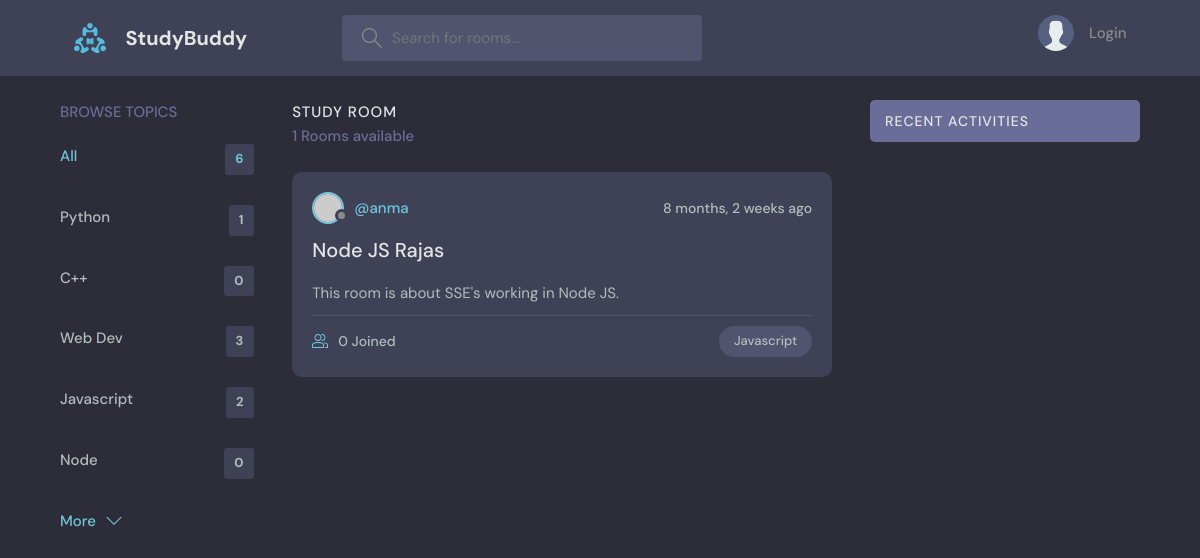
Page /?q=Node on the committed database.
### TestApp/models.py (models this page shows, shortened)
class Topic(models.Model):
    name=models.CharField(max_length=255)
    def __str__(self):
        return self.name

class Room(models.Model):
    topic=models.ForeignKey(Topic,on_delete=models.SET_NULL ,null=True)
    host=models.ForeignKey(User,on_delete=models.SET_NULL, null=True)
    participants=models.ManyToManyField(User,related_name='participants',blank=True)
    name=models.CharField(max_length=255)
    description=models.TextField(null=True, blank=True)
    updated_on=models.DateTimeField(auto_now=True)
    created_on=models.DateTimeField(auto_now_add=True)
    class Meta:
        ordering=['-updated_on','-created_on']

### TestApp/views.py (the view)
# urls.py: path('', views.home,name='home'),
def home(request):
    q=request.GET.get('q') if request.GET.get('q') != None else ''
    rooms=Room.objects.filter(
        Q(topic__name__icontains=q) |
        Q(name__icontains=q) |
        Q(description__icontains=q)
    )
    room_messages=Message.objects.filter(
        Q(room__topic__name__icontains=q)
    )
    topics=Topic.objects.all()
    total_rooms=Room.objects.all().count()
    context={'rooms':rooms,'topics':topics, 'room_messages':room_messages,'total_rooms':total_rooms}
    return render(request,'TestApp/HomePage.html',context=context)

### TestApp/templates/TestApp/HomePage.html (shortened to what this page needs)
{% extends 'Main.html' %} {% block content %}
<main class="layout layout--3">
    <div class="container">
        {% include 'TestApp/topic_component.html' %}
        <div class="roomList">
            <div class="roomList__header">
                <div>
                    <h2>Study Room</h2>
                    <p>{{rooms.count}} Rooms available</p>
                </div>
            </div>
            {% include 'TestApp/feed_component.html' %}
        </div>
        {% include 'TestApp/activity_component.html' %}
    </div>
</main>
{% endblock content %}

### TestApp/templates/TestApp/topic_component.html
<div class="topics">
    <div class="topics__header">
        <h2>Browse Topics</h2>
    </div>
    <ul class="topics__list">
        <li>
            <a href="{% url 'home' %}" class="active">All <span>{{total_rooms}}</span></a>
        </li>
        {% for topic in topics %}
        <li>
            <a href="{% url 'home' %}?q={{topic.name}}">{{topic.name}} <span>{{topic.room_set.all.count}} </span></a>
        </li>
        {% endfor %}
    </ul>
    <a class="btn btn--link" href="topics.html">
        More
        <svg version="1.1" xmlns="http://www.w3.org/2000/svg" width="32" height="32" viewBox="0 0 32 32">
            <title>chevron-down</title>
            <path d="M16 21l-13-13h-3l16 16 16-16h-3l-13 13z"></path>
        </svg>
    </a>
</div>

### TestApp/templates/TestApp/feed_component.html (shortened to what this page needs)
{% for room in rooms %}
<div class="roomListRoom">
    <div class="roomListRoom__header">
        <a href="{% url 'user-profile' room.host.id %}" class="roomListRoom__author">
            <div class="avatar avatar--small">
                <img src="https://randomuser.me/api/portraits/women/11.jpg" />
            </div>
            <span>@{{room.host}}</span>
        </a>
        <div class="roomListRoom__actions">
            <span>{{room.created_on | timesince}} ago</span>
        </div>
    </div>
    <div class="roomListRoom__content">
        <a href="{% url 'room' room.id %}">{{room.name}}</a>
        <p>{{room.description}}</p>
    </div>
    <div class="roomListRoom__meta">
        <a href="{% url 'room' room.id %}" class="roomListRoom__joined">
            {{room.participants.count}} Joined
        </a>
        <p class="roomListRoom__topic">{{room.topic}}</p>
    </div>
</div>
{% endfor %}

### static/styles/style.css (style rules this page uses)
:root { --color-main: #71c6dd; --color-main-light: #e1f6fb; --color-dark: #3f4156; --color-dark-medium: #51546e; --color-dark-light: #696d97; --color-light: #e5e5e5; --color-gray: #8b8b8b; --color-light-gray: #b2bdbd; --color-bg: #2d2d39; --color-success: #5dd693; --color-error: #fc4b0b; }
* { font-family: "DM Sans", -apple-system, BlinkMacSystemFont, "Segoe UI", Roboto, Oxygen, Ubuntu, Cantarell, "Open Sans", "Helvetica Neue", sans-serif; margin: 0; padding: 0; box-sizing: border-box; text-rendering: optimizeLegibility; font-size: inherit; }
html { font-size: 56.25%; }
@media only screen and (min-width: 1200px) { html { font-size: 62.5%; } }
body { line-height: 1.6; font-weight: 400; font-size: 1.5rem; color: var(--color-light-gray); background-color: var(--color-bg); min-height: 100vh; }
img { width: 100%; }
a { display: inline-block; color: var(--color-main); text-decoration: none; }
.container { max-width: 120rem; width: 90%; margin: auto; }
.btn { background-color: transparent; border: none; display: inline-flex; align-items: center; gap: 1rem; cursor: pointer; transition: all ease-in-out 0.3s; padding: 1rem 2rem; border-radius: 5px; box-shadow: 1px 1px 3px 1px rgba(0, 0, 0, 0.15); font-weight: 500; }
.btn--link { border-radius: 0; padding: 0; color: var(--color-main); box-shadow: none; }
.btn > svg { fill: currentColor; width: 1.6rem; height: 1.6rem; }
.avatar { position: relative; display: inline-block; border-radius: 50%; border: 2px solid var(--color-main); }
.avatar img { display: block; border-radius: 50%; object-fit: cover; object-position: center; }
.avatar::after { content: ""; display: block; position: absolute; background-color: var(--color-gray); z-index: 111; border-radius: 50%; border: 0.3rem solid var(--color-dark); }
.avatar.avatar--small img { width: 2.8rem; height: 2.8rem; }
.avatar.avatar--small:after { width: 0.7rem; height: 0.7rem; bottom: 0px; right: -6px; }
.layout { margin-top: 2.4rem; }
.layout > .container { display: flex; justify-content: space-between; align-items: flex-start; }
.layout--3 > .container > div:first-child { flex-basis: 18%; max-width: 22.5rem; }
.layout--3 > .container > div:nth-child(2) { flex-basis: 50%; }
.topics__header { margin-bottom: 2rem; }
.topics__header h2 { text-transform: uppercase; font-weight: 500; color: var(--color-dark-light); }
.topics__list { list-style: none; }
.topics__list li a { display: flex; justify-content: space-between; margin-bottom: 3rem; font-weight: 500; color: var(--color-light-gray); transition: all 0.3s ease-in-out; }
.topics__list li a.active, .topics__list li a:hover { color: var(--color-main); }
.topics__list li a span { padding: 0.5rem 1rem; background-color: var(--color-dark); border-radius: 3px; font-size: 1.3rem; font-weight: 700; letter-spacing: 1px; }
.roomList__header { display: flex; justify-content: space-between; align-items: center; margin-bottom: 2.4rem; }
.roomList__header h2 { text-transform: uppercase; font-weight: 500; color: var(--color-light); letter-spacing: 1px; }
.roomList__header p { font-weight: 500; color: var(--color-dark-light); }
.roomListRoom { margin-bottom: 2.4rem; background-color: var(--color-dark); border-radius: 1rem; padding: 2rem; }
.roomListRoom__header { display: flex; justify-content: space-between; align-items: center; }
.roomListRoom__author { font-weight: 500; display: flex; align-items: center; gap: 1rem; }
.roomListRoom__actions { display: flex; align-items: flex-start; gap: 1rem; position: relative; }
.roomListRoom__actions span { font-size: 1.4rem; font-weight: 500; }
.roomListRoom__content { margin: 1rem 0; }
.roomListRoom__content a { font-size: 2rem; font-weight: 500; margin-bottom: 1.5rem; color: var(--color-light); transition: all 0.3s ease-in-out; }
.roomListRoom__meta { border-top: 1px solid var(--color-dark-medium); padding-top: 1rem; display: flex; align-items: center; justify-content: space-between; }
.roomListRoom__joined { color: var(--color-light-gray); display: flex; align-items: center; gap: 1rem; font-size: 1.4rem; font-weight: 500; }
.roomListRoom__joined svg { fill: var(--color-main); width: 1.6rem; height: 1.6rem; }
.roomListRoom__topic { padding: 5px 1.5rem; background-color: var(--color-dark-medium); border-radius: 5rem; font-weight: 500; font-size: 1.3rem; }

### rows in the picture
Topic: name "Python", room_set.all.count "1"
Topic: name "C++", room_set.all.count "0"
Topic: name "Web Dev", room_set.all.count "3"
Topic: name "Javascript", room_set.all.count "2"
Topic: name "Node", room_set.all.count "0"
Room: host "anma", created_on "8 months, 2 weeks", name "Node JS Rajas", description "This room is about SSE's working in Node JS.", participants.count "0", topic "Javascript"

### other values in the picture
{{ total_rooms }} "6"
{{ rooms.count }} "1"
